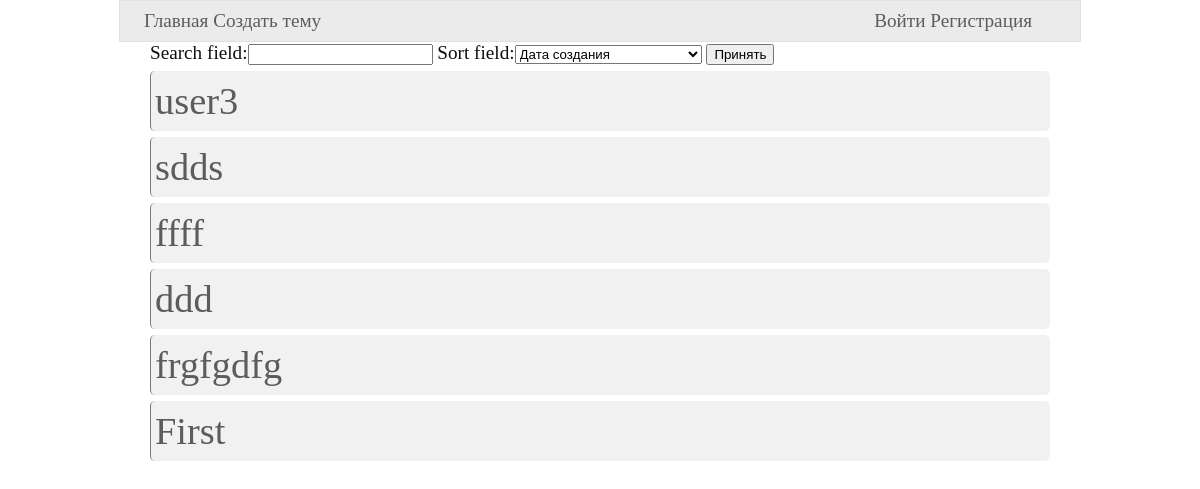
Before: / with the older database file.
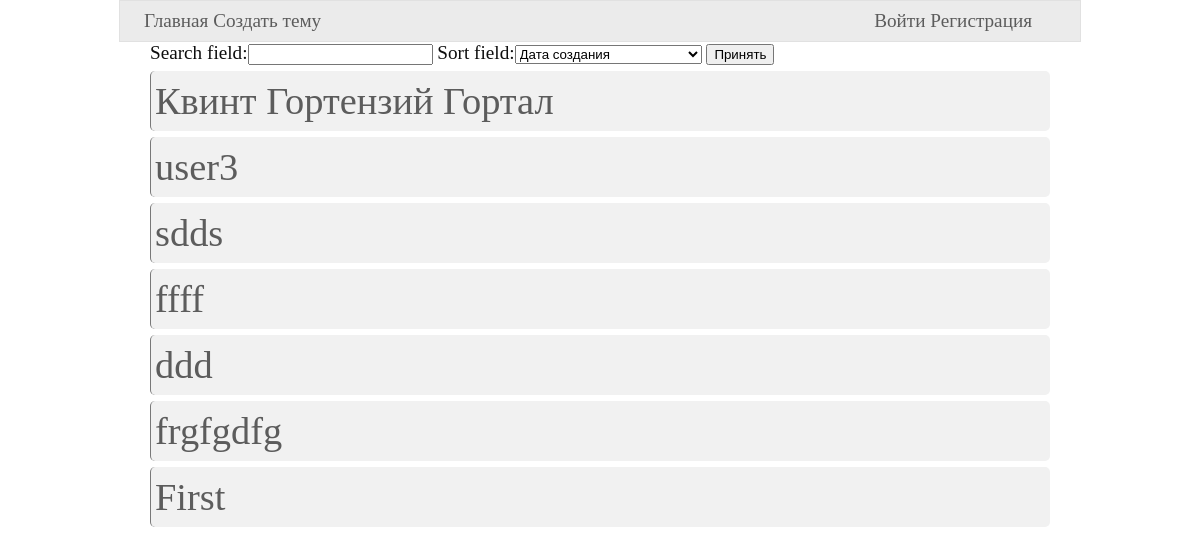
After: the same page with the newer database file.
### core/models.py (models this page shows, shortened)
class Topic(models.Model):
    topic_title = models.CharField(max_length=40)
    topic_description = models.TextField()
    topic_author = models.ForeignKey(settings.AUTH_USER_MODEL, on_delete=PROTECT)
    topic_pub_date = models.DateTimeField(auto_now_add=True)
    topic_update_date = models.DateTimeField(auto_now=True)
    class Meta:
        ordering = ("-topic_pub_date","topic_title")

### core/views.py (the view)
# urls.py: url(r"^$", views.IndexView.as_view(), name="index"),
class IndexView(ListView):
    model = Topic
    template_name = "core/index.html"
    def dispatch(self, request, *args, **kwargs):
        self.form = IndexPageForm(request.GET)
        self.form.is_valid()
        return super(IndexView, self).dispatch(request,*args,**kwargs)
    def get_queryset(self):
        sort_field = self.form.cleaned_data.get("sort_field","-topic_pub_date")
        search_field = self.form.cleaned_data.get("search_field",None)
        if sort_field == "":
            sort_field = "-topic_pub_date"
        if search_field == "":
            search_field = None
        if search_field is not None:
            self.queryset = Topic.objects.order_by(sort_field).filter(topic_title__icontains=search_field)
        else:
            self.queryset = Topic.objects.order_by(sort_field)
        return self.queryset[0:40]
    def get_context_data(self, **kwargs):
        context = super(IndexView, self).get_context_data(**kwargs)
        context["form"] = self.form
        return context

### core/forms.py
class IndexPageForm(forms.Form):
    search_field = forms.CharField(required=False)
    sort_field = forms.ChoiceField(choices=(("-topic_pub_date", "Дата создания"), ("-article_rating", "Рейтинг"), ("comments_count", "Количество комментариев")),required=False)

### core/templates/core/index.html (shortened to what this page needs)
{% extends "core/patterns/parents/main.html" %}
{% load static %}
{% block extra_head %}<link type="text/css" rel="stylesheet" href="{% static "core/index.css" %}">{% endblock %}
{% block content %}
    <form action="" method="get">
    {{ form }}
    <input type="submit" value="Принять">
    </form>
    {% for object in object_list %}
             <a href="{% url "core:detail" object.id %}" id="{{ object.id }}"><div class="topic"> {{ object.topic_title }} </div></a>
    {% endfor %}
{% endblock %}

### core/templates/core/patterns/parents/main.html (shortened to what this page needs)
{% load staticfiles %}
<!DOCTYPE html>
<html lang="en">
<head>
    {% block main_head %}
    {% block default_stylesheet %} <link type="text/css" rel="stylesheet" href="{% static "core/main.css" %}"> {% endblock %}
    {% block extra_head %}{% endblock %}
    {% endblock %}
</head>
<body>
    <div class="main">
    {% block main_body %}
        <div class="header"> {% block header %}{% include "core/patterns/includes/header.html" %}{% endblock %} </div>
        <div class="content"> {% block content %}{% endblock %} </div>
    {% endblock %}
    </div>
</body>
</html>

### core/templates/core/patterns/includes/header.html
<div class="links">
    <a href="{% url "core:index" %}">Главная</a>
    <a href="{% url "core:create" %}">Создать тему</a>
</div>
<div class="user_info">
    {% if user.is_authenticated %}
        <div class="user_is_login">
            {{ user.username }}
            <a href="{% url "logout" %}?next={{ request.path }}">Выйти</a>
        </div>
    {% else %}
        <div class="user_is_not_login">
            <a href="{% url "login" %}?next={{ request.path }}">Войти</a>
            <a href="{% url "register" %}?next={{ request.path }}">Регистрация</a>
        </div>
    {% endif %}
</div>

### core/static/core/main.css (style rules this page uses)
body { margin:0; font-size:1.20em ; color: #0e0e0e; }
a { color: #5c5c5c; text-decoration: none; }
.header { width: 80%; height: 40px; background-color: #ebebeb; border: 1px solid #e1e1e1; margin-right: auto; margin-left: auto; }
.header .links { height:100%; width:auto; display: inline-block; padding-left: 2.5%; line-height: 40px; }
.header .user_info { height:100%; width:auto; display: inline-block; line-height: 40px; padding-right: 5%; float: right; }
.content { width: 75%; margin-right: auto; margin-left: auto; }

### core/static/core/index.css (style rules this page uses)
.topic { margin-top: 6px; border-left: 1px solid #787878; background-color: #f1f1f1; border-radius: 5px; padding-top: 8px; padding-bottom: 8px; padding-left:4px; }
.content a { font-size: 2em; }

Changed rows visible on the page:
added Topic: topic_title "Квинт Гортензий Гортал"
